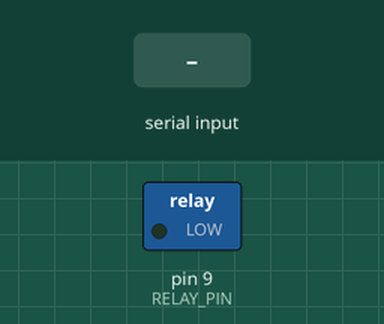
This sketch was run on a simulated Arduino Leonardo, built with avr-gcc and run on an emulated ATmega32U4. Parts: switched loads named in the sketch (green lamp = pin HIGH). The inputs (shaded band) are chosen by the test bench.

Above: at 1.2 s.
1.3 s: "1" received over Serial
At 1.9 s:
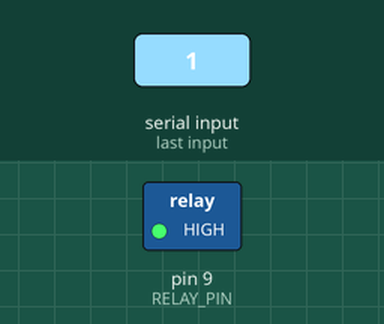
2.8 s: "0" received over Serial
At 3.1 s:
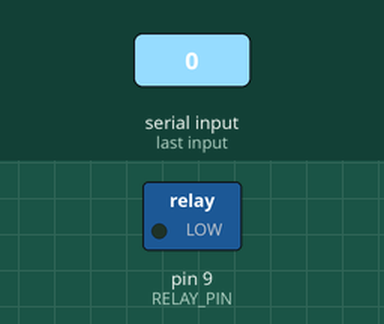
Timing chart, 0 to 5.8 s (numbered marks = the images above; inputs shaded):
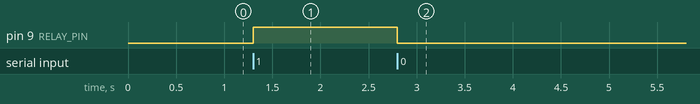

Measured:
- after the input at 1.3 s, pin 9 (RELAY_PIN): LOW → HIGH at once
- after the input at 2.8 s, pin 9 (RELAY_PIN): HIGH → LOW at once

The sketch:

BusyLight.ino
```cpp
const int RELAY_PIN = 9;

void setup() {
  pinMode(RELAY_PIN, OUTPUT);
  digitalWrite(RELAY_PIN, LOW);
  // Turn off both onboard LEDs initially
  TXLED1;  // TX LED off (active low: 1=off)
  RXLED1;  // RX LED off (active low: 1=off)
  Serial.begin(9600);
}

void loop() {
  if (Serial.available() > 0) {
    char cmd = Serial.read();
    if (cmd == '1') {
      // Busy: relay ON, TX LED ON (red), RX LED OFF
      digitalWrite(RELAY_PIN, HIGH);
      TXLED0;  // TX LED on
      RXLED1;  // RX LED off
    } else if (cmd == '0') {
      // Available: relay OFF, TX LED OFF, RX LED ON (green)
      digitalWrite(RELAY_PIN, LOW);
      TXLED1;  // TX LED off
      RXLED0;  // RX LED on
    } else if (cmd == 'X') {
      // Disconnected/off: relay OFF, both LEDs OFF
      digitalWrite(RELAY_PIN, LOW);
      TXLED1;  // TX LED off
      RXLED1;  // RX LED off
    }
  }
}
```
